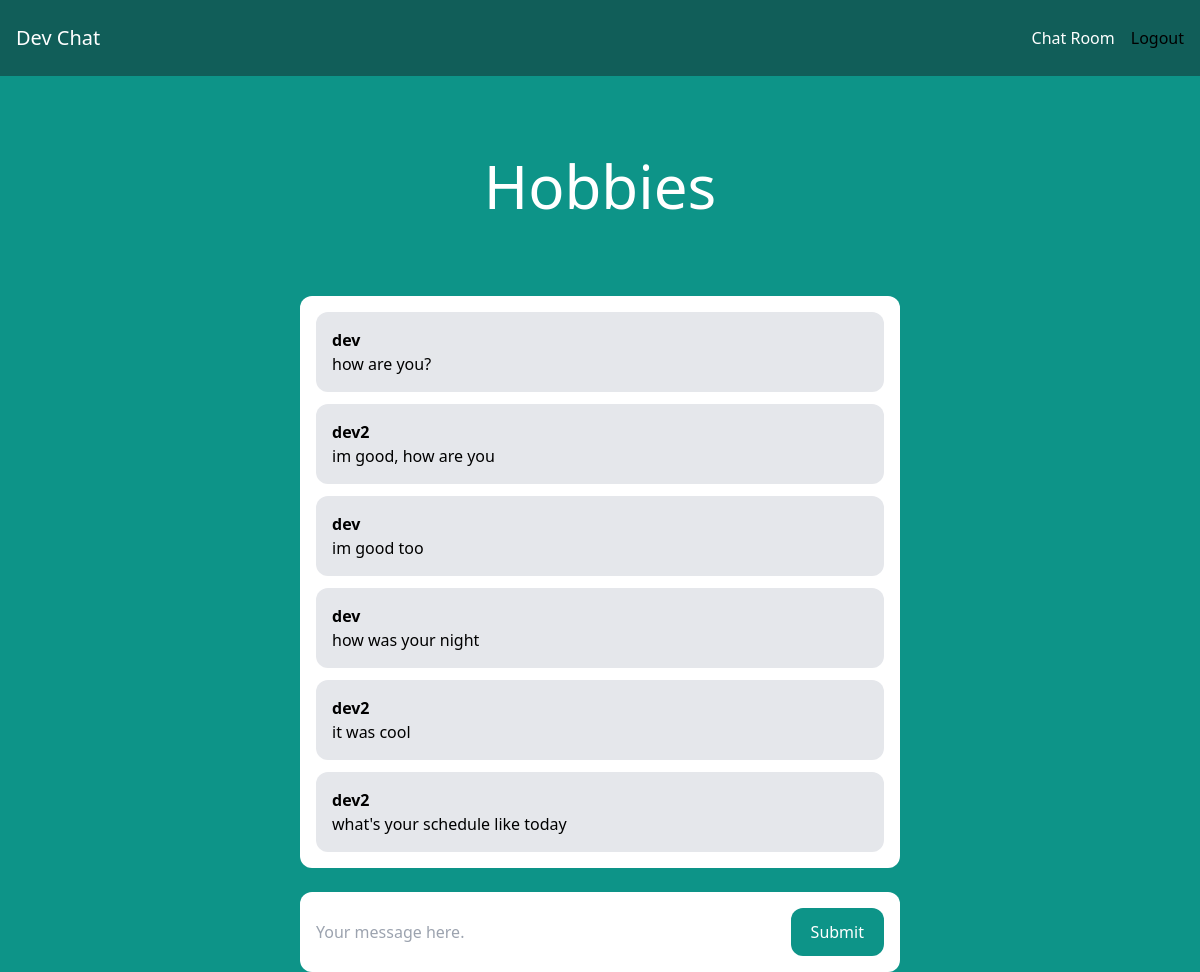
Screenshot of /rooms/hobby/ (signed in) with the database file from the repository.
### room/models.py (models this page shows)
class Room(models.Model):
	name = models.CharField(max_length=255)
	slug = models.SlugField(unique=True)

class Message(models.Model):
	room = models.ForeignKey(Room, related_name='messasges', on_delete=models.CASCADE)
	user = models.ForeignKey(User, related_name='messasges', on_delete=models.CASCADE)
	content = models.TextField()
	date_added = models.DateTimeField(auto_now_add=True)
	class Meta:
		ordering =('date_added',)

### room/views.py (the view)
# urls.py: path('rooms/', include('room.urls'))
@login_required
def room(request, slug):
	room = Room.objects.get(slug=slug)
	messages = Message.objects.filter(room=room)[0:35]
	return render(request, 'room.html',{'room':room, 'messages':messages} )

### room/templates/room.html (shortened to what this page needs)
{% extends 'core/base.html' %}
{% block content %}
	<div class="p-10 lg:p-20 text-center">
		<h1 class="text-3xl lg:text-6xl text-white">{{ room.name }}</h1>
	</div>
	<div class="lg:w-2/4 mx-4 lg:mx-auto p-4 bg-white rounded-xl">
		<div class="chat-messages space-y-3" id="chat-messages">
        {% for message in messages %}
        	<div class="p-4 bg-gray-200 rounded-xl">
	        	<p class="font-semibold">{{ message.user.username }}</p>
	        	<p>{{ message.content }}</p>
        	</div>
        {% endfor %}
    	</div>
	</div>
	<div class="lg:w-2/4 mt-6 mx-4 lg:mx-auto p-4 bg-white rounded-xl">
	    <form method="post" action="." class="flex">
	        <input type="text" name="content" id="chat-message-input" class="flex-1 mr-3" placeholder="Your message here.">
	        <button type="submit" class="px-5 py-3 rounded-xl text-white bg-teal-600 hover:bg-teal-700" id="chat-message-submit">Submit</button>
	    </form>
	</div>
{% endblock %}

### core/templates/core/base.html (shortened to what this page needs)
<!DOCTYPE html>
<html>
<head>
	<script src="https://cdn.tailwindcss.com"></script>
</head>
<body class="bg-teal-600">
	<nav class="flex items-center justify-between px-4 py-6 bg-teal-800">
		<div>
			<a href="/" class="text-xl text-white">Dev Chat</a>
		</div>
		<div class="flex items-center space-x-4">
			{% if request.user.is_authenticated %}
				<a href="/rooms/" class="text-white hover:text-gray-200">Chat Room</a>
				<form method="post" action="{% url 'logout' %}">
					<button type="submit">Logout</button>
				</form>
			{% else %}
				<a href="/login/" class="text-white hover:text-gray-200">Log In</a>
				<a href="/signup/" class="px-5 py-3 rounded-xl text-white bg-teal-600 hover:bg-teal-700">Sign Up</a>
			{% endif %}
		</div>
	</nav>
	{% block content %}
	{% endblock %}
</body>
</html>

### rows the page displays
Room: name "Hobbies"
Message: user.username "dev", content "how are you?"
Message: user.username "dev2", content "im good, how are you"
Message: user.username "dev", content "im good too"
Message: user.username "dev", content "how was your night"
Message: user.username "dev2", content "it was cool"
Message: user.username "dev2", content "what's your schedule like today"
